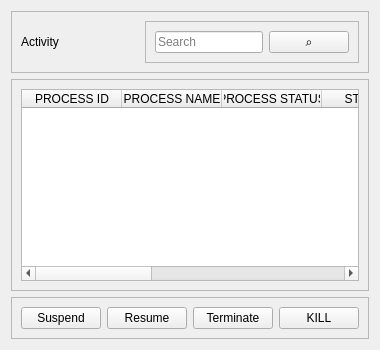
            <widget class="QWidget" name="activites">
             <layout class="QVBoxLayout" name="verticalLayout_8">
              <item>
               <widget class="QFrame" name="frame_5">
                <property name="frameShape">
                 <enum>QFrame::StyledPanel</enum>
                </property>
                <property name="frameShadow">
                 <enum>QFrame::Raised</enum>
                </property>
                <layout class="QHBoxLayout" name="horizontalLayout_10">
                 <item>
                  <widget class="QLabel" name="label_43">
                   <property name="styleSheet">
                    <string notr="true">font: 75 25pt &quot;MS Shell Dlg 2&quot;;</string>
                   </property>
                   <property name="text">
                    <string>Activity</string>
                   </property>
                  </widget>
                 </item>
                 <item>
                  <widget class="QFrame" name="frame_8">
                   <property name="frameShape">
                    <enum>QFrame::StyledPanel</enum>
                   </property>
                   <property name="frameShadow">
                    <enum>QFrame::Raised</enum>
                   </property>
                   <layout class="QHBoxLayout" name="horizontalLayout_9">
                    <item alignment="Qt::AlignRight">
                     <widget class="QLineEdit" name="activity_search">
                      <property name="styleSheet">
                       <string notr="true">font: 22pt &quot;MS Shell Dlg 2&quot;;</string>
                      </property>
                      <property name="text">
                       <string/>
                      </property>
                      <property name="placeholderText">
                       <string>Search</string>
                      </property>
                     </widget>
                    </item>
                    <item>
                     <widget class="QPushButton" name="pushButton_10">
                      <property name="styleSheet">
                       <string notr="true">font: 75 25pt &quot;MS Shell Dlg 2&quot;;</string>
                      </property>
                      <property name="text">
                       <string>⌕</string>
                      </property>
                     </widget>
                    </item>
                   </layout>
                  </widget>
                 </item>
                </layout>
               </widget>
              </item>
              <item>
               <widget class="QFrame" name="frame_7">
                <property name="frameShape">
                 <enum>QFrame::StyledPanel</enum>
                </property>
                <property name="frameShadow">
                 <enum>QFrame::Raised</enum>
                </property>
                <layout class="QVBoxLayout" name="verticalLayout_9">
                 <item>
                  <widget class="QTableWidget" name="tableWidget">
                   <property name="styleSheet">
                    <string notr="true"/>
                   </property>
                   <column>
                    <property name="text">
                     <string>PROCESS ID</string>
                    </property>
                   </column>
                   <column>
                    <property name="text">
                     <string>PROCESS NAME</string>
                    </property>
                   </column>
                   <column>
                    <property name="text">
                     <string>PROCESS STATUS</string>
                    </property>
                   </column>
                   <column>
                    <property name="text">
                     <string>STARTED</string>
                    </property>
                   </column>
                   <column>
                    <property name="text">
                     <string>SUSPENDED</string>
                    </property>
                   </column>
                   <column>
                    <property name="text">
                     <string>RESUME</string>
                    </property>
                   </column>
                   <column>
                    <property name="text">
                     <string>TERMINATE</string>
                    </property>
                   </column>
                   <column>
                    <property name="text">
                     <string>KILL</string>
                    </property>
                   </column>
                  </widget>
                 </item>
                </layout>
               </widget>
              </item>
              <item>
               <widget class="QFrame" name="frame_6">
                <property name="frameShape">
                 <enum>QFrame::StyledPanel</enum>
                </property>
                <property name="frameShadow">
                 <enum>QFrame::Raised</enum>
                </property>
                <layout class="QHBoxLayout" name="horizontalLayout_11">
                 <item>
                  <widget class="QPushButton" name="pushButton_3">
                   <property name="styleSheet">
                    <string notr="true">font: 75 13pt &quot;MS Shell Dlg 2&quot;;</string>
                   </property>
                   <property name="text">
                    <string>Suspend</string>
                   </property>
                  </widget>
                 </item>
                 <item>
                  <widget class="QPushButton" name="pushButton_4">
                   <property name="styleSheet">
                    <string notr="true">font: 75 13pt &quot;MS Shell Dlg 2&quot;;</string>
                   </property>
                   <property name="text">
                    <string>Resume</string>
                   </property>
                  </widget>
                 </item>
                 <item>
                  <widget class="QPushButton" name="pushButton_5">
                   <property name="styleSheet">
                    <string notr="true">font: 75 13pt &quot;MS Shell Dlg 2&quot;;</string>
                   </property>
                   <property name="text">
                    <string>Terminate</string>
                   </property>
                  </widget>
                 </item>
                 <item>
                  <widget class="QPushButton" name="pushButton_6">
                   <property name="styleSheet">
                    <string notr="true">font: 75 13pt &quot;MS Shell Dlg 2&quot;;</string>
                   </property>
                   <property name="text">
                    <string>KILL</string>
                   </property>
                  </widget>
                 </item>
                </layout>
               </widget>
              </item>
             </layout>
            </widget>
